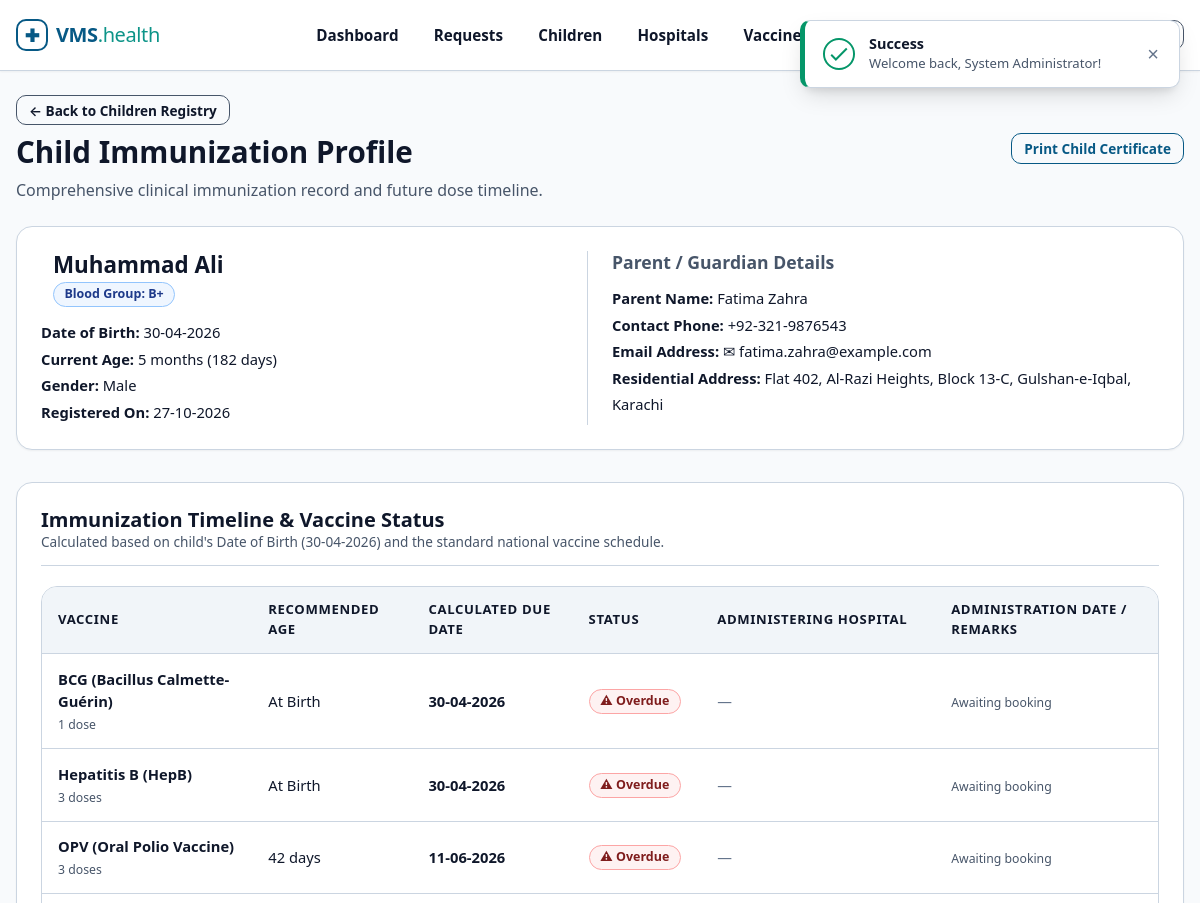
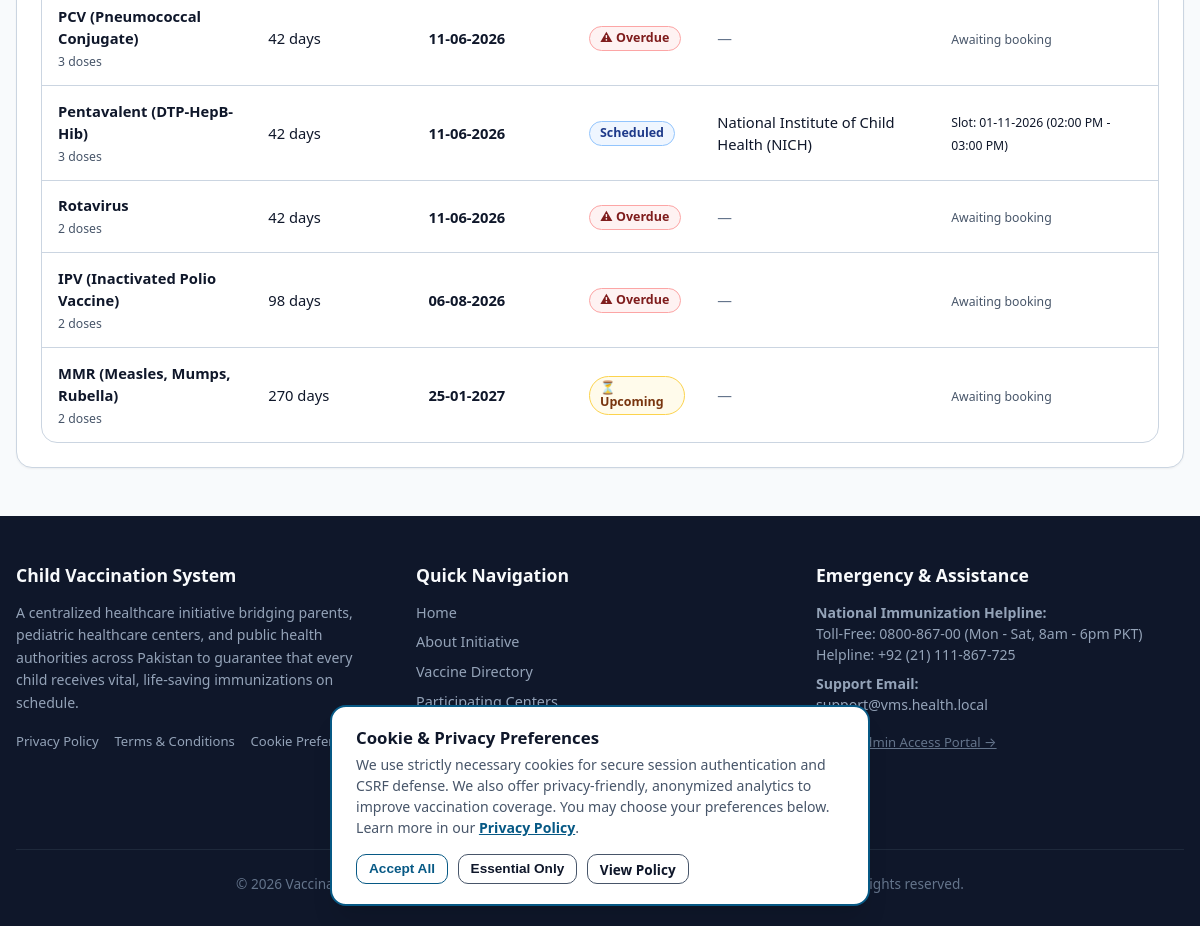
Screenshot of /vms/admin/children.php?id=3 (signed in) with the database file from the repository (2 pictures, top to bottom).
### tables this page shows
CREATE TABLE `children` (
  `id` INT UNSIGNED NOT NULL AUTO_INCREMENT,
  `parent_id` INT UNSIGNED NOT NULL COMMENT 'Foreign key to parents.id',
  `name` VARCHAR(100) NOT NULL COMMENT 'Child full name',
  `dob` DATE NOT NULL COMMENT 'Date of birth used for schedule calculations',
  `gender` ENUM('male', 'female', 'other') NOT NULL COMMENT 'Biological gender',
  `blood_group` VARCHAR(10) NOT NULL COMMENT 'Blood group e.g. A+, B+, O+, AB-',
  `created_at` DATETIME NOT NULL DEFAULT CURRENT_TIMESTAMP,
  PRIMARY KEY (`id`),
  KEY `idx_children_parent_id` (`parent_id`),
  KEY `idx_children_dob` (`dob`),
  CONSTRAINT `fk_children_parent` FOREIGN KEY (`parent_id`)
    REFERENCES `parents` (`id`) ON DELETE CASCADE ON UPDATE CASCADE
);

CREATE TABLE `users` (
  `id` INT UNSIGNED NOT NULL AUTO_INCREMENT,
  `name` VARCHAR(100) NOT NULL COMMENT 'Full name of user or organization representative',
  `email` VARCHAR(120) NOT NULL COMMENT 'Unique login email address',
  `password_hash` VARCHAR(255) NOT NULL COMMENT 'Bcrypt password hash produced by password_hash()',
  `role` ENUM('admin', 'parent', 'hospital') NOT NULL COMMENT 'System role controlling authorization',
  `created_at` DATETIME NOT NULL DEFAULT CURRENT_TIMESTAMP,
  PRIMARY KEY (`id`),
  UNIQUE KEY `uk_users_email` (`email`),
  KEY `idx_users_role` (`role`)
);

CREATE TABLE `parents` (
  `id` INT UNSIGNED NOT NULL AUTO_INCREMENT,
  `user_id` INT UNSIGNED NOT NULL COMMENT 'Foreign key to users.id',
  `phone` VARCHAR(25) NOT NULL COMMENT 'Primary contact number for notifications (+92)',
  `address` TEXT NOT NULL COMMENT 'Residential physical address',
  `created_at` DATETIME NOT NULL DEFAULT CURRENT_TIMESTAMP,
  PRIMARY KEY (`id`),
  UNIQUE KEY `uk_parents_user_id` (`user_id`),
  CONSTRAINT `fk_parents_user` FOREIGN KEY (`user_id`)
    REFERENCES `users` (`id`) ON DELETE CASCADE ON UPDATE CASCADE
);

CREATE TABLE `vaccines` (
  `id` INT UNSIGNED NOT NULL AUTO_INCREMENT,
  `name` VARCHAR(100) NOT NULL COMMENT 'Vaccine name e.g. BCG, OPV, MMR',
  `description` TEXT NOT NULL COMMENT 'Medical indications, preventable illnesses, instructions',
  `recommended_age_days` INT UNSIGNED NOT NULL COMMENT 'Days from birth when dose is due (0 = Birth)',
  `doses` INT UNSIGNED NOT NULL DEFAULT 1 COMMENT 'Total recommended doses in the series',
  `status` ENUM('available', 'unavailable') NOT NULL DEFAULT 'available',
  `created_at` DATETIME NOT NULL DEFAULT CURRENT_TIMESTAMP,
  PRIMARY KEY (`id`),
  KEY `idx_vaccines_status` (`status`),
  KEY `idx_vaccines_age_days` (`recommended_age_days`)
);

CREATE TABLE `hospitals` (
  `id` INT UNSIGNED NOT NULL AUTO_INCREMENT,
  `user_id` INT UNSIGNED NOT NULL COMMENT 'Foreign key to users.id',
  `name` VARCHAR(150) NOT NULL COMMENT 'Official name of the hospital / health center',
  `address` TEXT NOT NULL COMMENT 'Street address of the hospital',
  `city` VARCHAR(80) NOT NULL COMMENT 'City where hospital is located',
  `location` VARCHAR(150) NOT NULL COMMENT 'District, zone, or prominent landmark for parent search',
  `phone` VARCHAR(25) NOT NULL COMMENT 'Hospital reception / pediatric hotline',
  `status` ENUM('active', 'inactive') NOT NULL DEFAULT 'active' COMMENT 'Account status',
  `created_at` DATETIME NOT NULL DEFAULT CURRENT_TIMESTAMP,
  PRIMARY KEY (`id`),
  UNIQUE KEY `uk_hospitals_user_id` (`user_id`),
  KEY `idx_hospitals_city` (`city`),
  KEY `idx_hospitals_status` (`status`),
  CONSTRAINT `fk_hospitals_user` FOREIGN KEY (`user_id`)
    REFERENCES `users` (`id`) ON DELETE CASCADE ON UPDATE CASCADE
);

CREATE TABLE `bookings` (
  `id` INT UNSIGNED NOT NULL AUTO_INCREMENT,
  `child_id` INT UNSIGNED NOT NULL COMMENT 'Child receiving vaccination',
  `parent_id` INT UNSIGNED NOT NULL COMMENT 'Parent who booked appointment',
  `hospital_id` INT UNSIGNED NOT NULL COMMENT 'Selected vaccination center',
  `vaccine_id` INT UNSIGNED NOT NULL COMMENT 'Vaccine to be administered',
  `preferred_date` DATE NOT NULL COMMENT 'Date booked for the appointment',
  `time_slot` VARCHAR(30) NOT NULL COMMENT 'e.g. 09:00 AM - 10:00 AM',
  `admin_status` ENUM('pending', 'approved', 'rejected') NOT NULL DEFAULT 'pending' COMMENT 'Admin approval status',
  `vaccination_status` ENUM('pending', 'vaccinated', 'not_vaccinated') NOT NULL DEFAULT 'pending' COMMENT 'Hospital verification status',
  `vaccinated_on` DATETIME DEFAULT NULL COMMENT 'Timestamp when hospital confirmed vaccination',
  `remarks` TEXT DEFAULT NULL COMMENT 'Clinical observations or rejection/cancellation reasons',
  `created_at` DATETIME NOT NULL DEFAULT CURRENT_TIMESTAMP,
  PRIMARY KEY (`id`),
  KEY `idx_bookings_child` (`child_id`),
  KEY `idx_bookings_parent` (`parent_id`),
  KEY `idx_bookings_hospital` (`hospital_id`),
  KEY `idx_bookings_vaccine` (`vaccine_id`),
  KEY `idx_bookings_admin_status` (`admin_status`),
  KEY `idx_bookings_vac_status` (`vaccination_status`),
  KEY `idx_bookings_preferred_date` (`preferred_date`),
  KEY `idx_bookings_parent_child` (`parent_id`, `child_id`),
  KEY `idx_bookings_hosp_schedule` (`hospital_id`, `preferred_date`, `vaccination_status`),
  CONSTRAINT `fk_bookings_child` FOREIGN KEY (`child_id`)
    REFERENCES `children` (`id`) ON DELETE CASCADE ON UPDATE CASCADE,
  CONSTRAINT `fk_bookings_parent` FOREIGN KEY (`parent_id`)
    REFERENCES `parents` (`id`) ON DELETE CASCADE ON UPDATE CASCADE,
  CONSTRAINT `fk_bookings_hospital` FOREIGN KEY (`hospital_id`)
    REFERENCES `hospitals` (`id`) ON DELETE CASCADE ON UPDATE CASCADE,
  CONSTRAINT `fk_bookings_vaccine` FOREIGN KEY (`vaccine_id`)
    REFERENCES `vaccines` (`id`) ON DELETE CASCADE ON UPDATE CASCADE
);

### vms/includes/functions.php (called while the page is built, shortened)
<?php
function url(string $path = ''): string
{
    return BASE_URL . ltrim($path, '/');
}
function e($value): string
{
    return htmlspecialchars((string)$value, ENT_QUOTES, 'UTF-8');
}
function formatDate(?string $dateString, string $format = 'd-m-Y'): string
{
    $timestamp = strtotime($dateString);
    return date($format, $timestamp);
}
function calculateAgeInDays(string $dob): int
{
    try {
        $birthDate = new DateTime($dob);
        $today = new DateTime('today');
        $interval = $birthDate->diff($today);
        return $interval->invert === 1 ? 0 : (int)$interval->days;
    } catch (Exception $e) {
        return 0;
    }
}
function formatAge(string $dob): string
{
    try {
        $birthDate = new DateTime($dob);
        $today = new DateTime('today');
        $diff = $birthDate->diff($today);
        if ($diff->m > 0) {
            return $diff->m . ' month' . ($diff->m > 1 ? 's' : '');
        }
        return $diff->d . ' day' . ($diff->d > 1 ? 's' : '');
    } catch (Exception $e) {
        return 'Unknown';
    }
}
function calculateVaccineDueDate(string $dob, int $recommendedAgeDays): string
{
    try {
        $date = new DateTime($dob);
        $date->modify('+' . (int)$recommendedAgeDays . ' days');
        return $date->format('Y-m-d');
    } catch (Exception $e) {
        return date('Y-m-d');
    }
}
function isDateOverdue(string $dueDate): bool
{
    return strtotime($dueDate) < strtotime('today');
}

### vms/admin/children.php (the view, shortened to what this page needs)
<?php
require_once __DIR__ . '/../includes/functions.php';
$pdo = getDBConnection();
$viewId = isset($_GET['id']) ? (int)$_GET['id'] : 0;
if ($viewId > 0) {
    $cStmt = $pdo->prepare(
        'SELECT c.*,
                p.phone AS parent_phone, p.address AS parent_address,
                u.name AS parent_name, u.email AS parent_email
         FROM children c
         JOIN parents p ON c.parent_id = p.id
         JOIN users u ON p.user_id = u.id
         WHERE c.id = ?'
    );
    $cStmt->execute([$viewId]);
    $child = $cStmt->fetch();
    $vStmt = $pdo->query('SELECT * FROM vaccines ORDER BY recommended_age_days ASC, name ASC');
    $allVaccines = $vStmt->fetchAll();
    $bStmt = $pdo->prepare(
        'SELECT b.*,
                h.name AS hospital_name,
                v.name AS vaccine_name
         FROM bookings b
         JOIN hospitals h ON b.hospital_id = h.id
         JOIN vaccines v ON b.vaccine_id = v.id
         WHERE b.child_id = ?
         ORDER BY b.preferred_date ASC'
    );
    $bStmt->execute([$viewId]);
    $childBookings = $bStmt->fetchAll();
    $completedDoses = [];
    $scheduledDoses = [];
    foreach ($childBookings as $b) {
        if ($b['vaccination_status'] === 'vaccinated') {
            $completedDoses[$b['vaccine_id']] = $b;
        } elseif ($b['admin_status'] === 'approved' && $b['vaccination_status'] === 'pending') {
            $scheduledDoses[$b['vaccine_id']] = $b;
        }
    }
    require_once __DIR__ . '/../includes/header.php';
    ?>
    <div class="container">
        <div style="display: flex; justify-content: space-between; align-items: center; margin-bottom: 1.5rem; flex-wrap: wrap; gap: 0.5rem;">
            <div>
                <a href="<?= url('admin/children.php'); ?>" class="btn btn-outline btn-sm" style="margin-bottom: 0.5rem;">&larr; Back to Children Registry</a>
                <h1>Child Immunization Profile</h1>
                <p style="margin: 0;">Comprehensive clinical immunization record and future dose timeline.</p>
            </div>
            <div>
                <a href="<?= url('admin/reports.php?child_id=' . (int)$child['id']); ?>" class="btn btn-primary btn-sm">
                    Print Child Certificate
                </a>
            </div>
        </div>
        <div class="card" style="margin-bottom: 2rem;">
            <div class="grid grid-2" style="gap: 1.5rem;">
                <div style="border-right: 1px solid var(--border-color); padding-right: 1.5rem;">
                    <div style="display: flex; align-items: center; gap: 0.75rem; margin-bottom: 0.75rem;">
                        <div>
                            <h2 style="margin: 0; font-size: 1.4rem;"><?= e($child['name']); ?></h2>
                            <span class="badge badge-info" style="margin-top: 0.2rem;">Blood Group: <?= e($child['blood_group']); ?></span>
                        </div>
                    </div>
                    <ul style="list-style: none; padding: 0; line-height: 1.8; font-size: 0.92rem;">
                        <li><strong>Date of Birth:</strong> <?= formatDate($child['dob']); ?></li>
                        <li><strong>Current Age:</strong> <?= formatAge($child['dob']); ?> (<?= calculateAgeInDays($child['dob']); ?> days)</li>
                        <li><strong>Gender:</strong> <?= ucfirst($child['gender']); ?></li>
                        <li><strong>Registered On:</strong> <?= formatDate($child['created_at']); ?></li>
                    </ul>
                </div>
                <div>
                    <h3 style="margin-bottom: 0.75rem; font-size: 1.1rem; color: var(--text-muted);">Parent / Guardian Details</h3>
                    <ul style="list-style: none; padding: 0; line-height: 1.8; font-size: 0.92rem;">
                        <li><strong>Parent Name:</strong> <?= e($child['parent_name']); ?></li>
                        <li><strong>Contact Phone:</strong> <?= e($child['parent_phone']); ?></li>
                        <li><strong>Email Address:</strong> &#9993; <?= e($child['parent_email']); ?></li>
                        <li><strong>Residential Address:</strong> <?= e($child['parent_address']); ?></li>
                    </ul>
                </div>
            </div>
        </div>
        <div class="card">
            <div class="card-header">
                <div>
                    <h3>Immunization Timeline & Vaccine Status</h3>
                    <p style="margin: 0; font-size: 0.85rem;">Calculated based on child's Date of Birth (<?= formatDate($child['dob']); ?>) and the standard national vaccine schedule.</p>
                </div>
            </div>
            <div class="table-responsive">
                <table class="table">
                    <thead>
                        <tr>
                            <th>Vaccine</th>
                            <th>Recommended Age</th>
                            <th>Calculated Due Date</th>
                            <th>Status</th>
                            <th>Administering Hospital</th>
                            <th>Administration Date / Remarks</th>
                        </tr>
                    </thead>
                    <tbody>
                        <?php foreach ($allVaccines as $vac):
                            $vId = (int)$vac['id'];
                            $dueDate = calculateVaccineDueDate($child['dob'], (int)$vac['recommended_age_days']);
                            $isOverdue = isDateOverdue($dueDate);
                            $isCompleted = isset($completedDoses[$vId]);
                            $isScheduled = isset($scheduledDoses[$vId]);
                        ?>
                            <tr>
                                <td>
                                    <strong><?= e($vac['name']); ?></strong><br>
                                    <small style="color: var(--text-muted);"><?= (int)$vac['doses']; ?> <?= (int)$vac['doses'] === 1 ? 'dose' : 'doses'; ?></small>
                                </td>
                                <td>
                                    <?= (int)$vac['recommended_age_days'] === 0 ? 'At Birth' : (int)$vac['recommended_age_days'] . ' days'; ?>
                                </td>
                                <td>
                                    <strong><?= formatDate($dueDate); ?></strong>
                                </td>
                                <td>
                                    <?php if ($isCompleted): ?>
                                        <span class="badge badge-success">&#10004; Vaccinated</span>
                                    <?php elseif ($isScheduled): ?>
                                        <span class="badge badge-info">Scheduled</span>
                                    <?php elseif ($isOverdue): ?>
                                        <span class="badge badge-danger">&#9888; Overdue</span>
                                    <?php else: ?>
                                        <span class="badge badge-warning">&#9203; Upcoming</span>
                                    <?php endif; ?>
                                </td>
                                <td>
                                    <?php if ($isCompleted): ?>
                                        <strong><?= e($completedDoses[$vId]['hospital_name']); ?></strong>
                                    <?php elseif ($isScheduled): ?>
                                        <?= e($scheduledDoses[$vId]['hospital_name']); ?>
                                    <?php else: ?>
                                        <span style="color: var(--text-light);">&mdash;</span>
                                    <?php endif; ?>
                                </td>
                                <td>
                                    <?php if ($isCompleted): ?>
                                        <?= formatDate($completedDoses[$vId]['vaccinated_on'], 'd-m-Y h:i A'); ?><br>
                                        <small style="color: var(--text-muted);"><?= e($completedDoses[$vId]['remarks'] ?: 'Routine administration'); ?></small>
                                    <?php elseif ($isScheduled): ?>
                                        <small>Slot: <?= formatDate($scheduledDoses[$vId]['preferred_date']); ?> (<?= e($scheduledDoses[$vId]['time_slot']); ?>)</small>
                                    <?php else: ?>
                                        <small style="color: var(--text-muted);">Awaiting booking</small>
                                    <?php endif; ?>
                                </td>
                            </tr>
                        <?php endforeach; ?>
                    </tbody>
                </table>
            </div>
        </div>
    </div>
    <?php
    require_once __DIR__ . '/../includes/footer.php';
    exit;
}
require_once __DIR__ . '/../includes/header.php';
?>
<?php require_once __DIR__ . '/../includes/footer.php'; ?>

### rows the page displays
children: name "Muhammad Ali", blood_group "B+", dob "30-04-2026", dob "5 months", dob "182", gender "Male", created_at "27-10-2026", users.name "Fatima Zahra", parent.phone "+92-321-9876543", users.email "fatima.zahra@example.com", parent.address "Flat 402, Al-Razi Heights, Block 13-C, Gulshan-e-Iqbal, Karachi"
vaccines: name "BCG (Bacillus Calmette-Guérin)", doses "1", recommended_age_days "At Birth", dueDate "30-04-2026", shows "Awaiting booking"
vaccines: name "Hepatitis B (HepB)", doses "3", recommended_age_days "At Birth", dueDate "30-04-2026", shows "Awaiting booking"
vaccines: name "OPV (Oral Polio Vaccine)", doses "3", recommended_age_days "42", dueDate "11-06-2026", shows "⚠ Overdue", shows "Awaiting booking"
vaccines: name "PCV (Pneumococcal Conjugate)", doses "3", recommended_age_days "42", dueDate "11-06-2026", shows "⚠ Overdue", shows "Awaiting booking"
vaccines: name "Pentavalent (DTP-HepB-Hib)", doses "3", recommended_age_days "42", dueDate "11-06-2026", shows "Scheduled", id.name "National Institute of Child Health (NICH)", id.preferred_date "01-11-2026", id.time_slot "02:00 PM - 03:00 PM"
vaccines: name "Rotavirus", doses "2", recommended_age_days "42", dueDate "11-06-2026", shows "⚠ Overdue", shows "Awaiting booking"
vaccines: name "IPV (Inactivated Polio Vaccine)", doses "2", recommended_age_days "98", dueDate "06-08-2026", shows "⚠ Overdue", shows "Awaiting booking"
vaccines: name "MMR (Measles, Mumps, Rubella)", doses "2", recommended_age_days "270", dueDate "25-01-2027", shows "⏳ Upcoming", shows "Awaiting booking"

### other values shown
$flashType "Success"
$flashMsg "Welcome back, System Administrator!"
